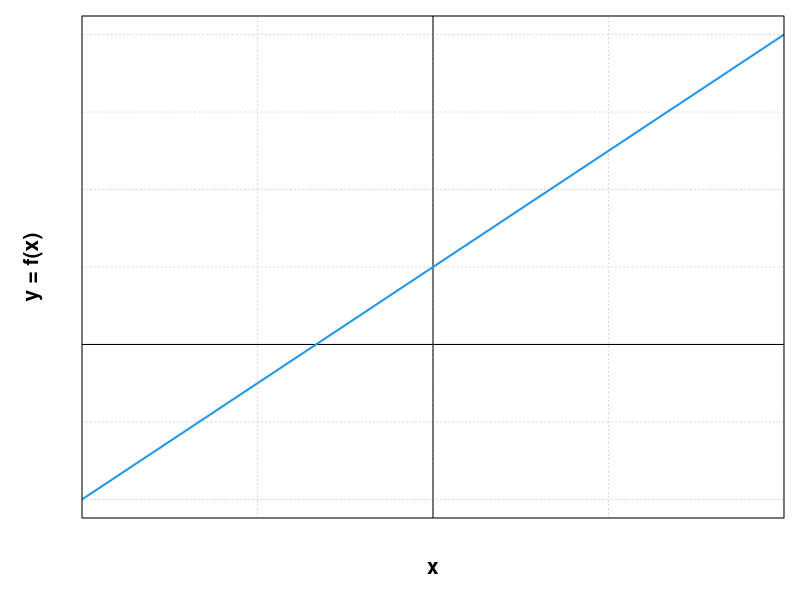
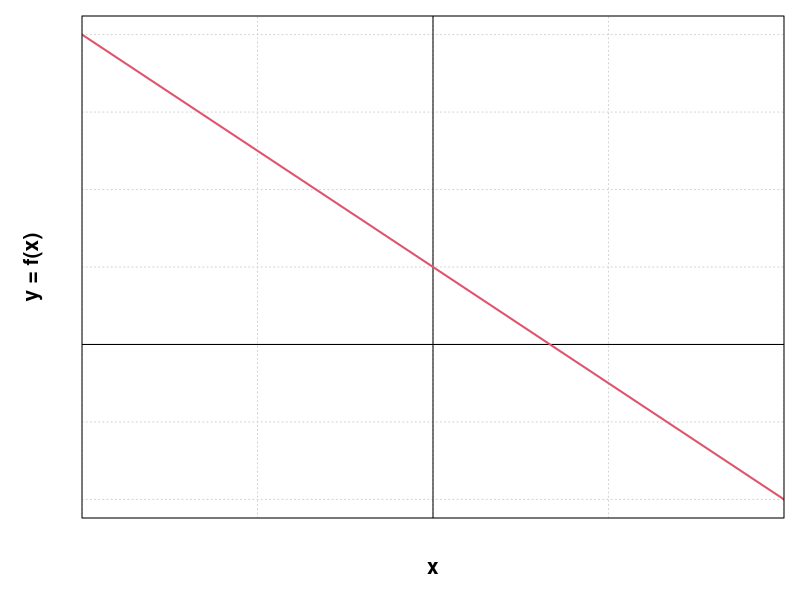
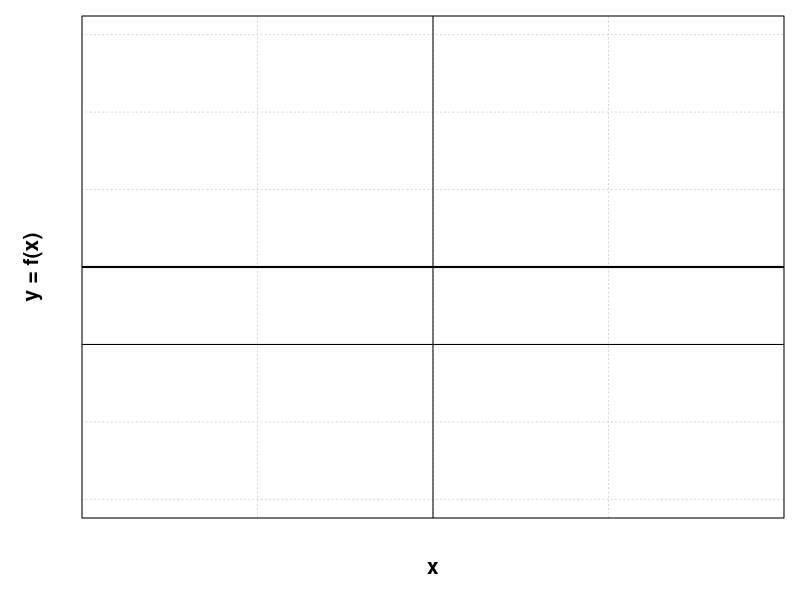
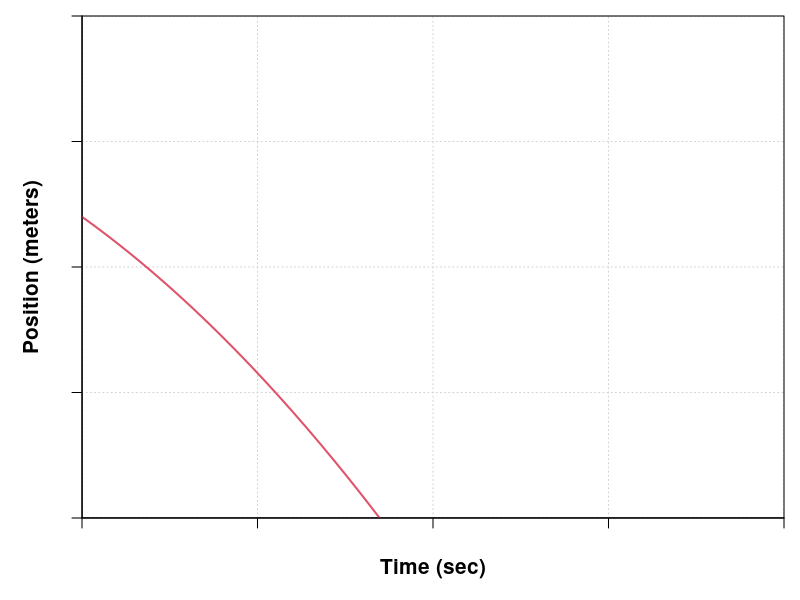
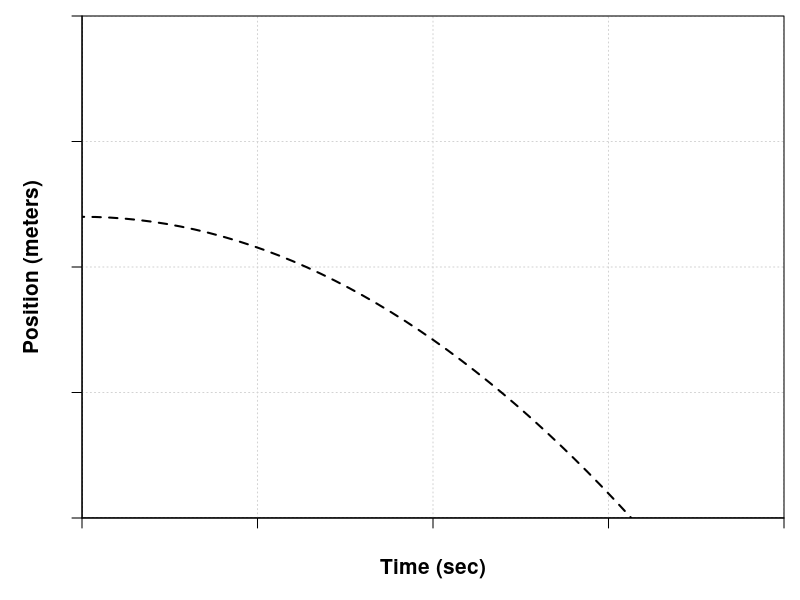
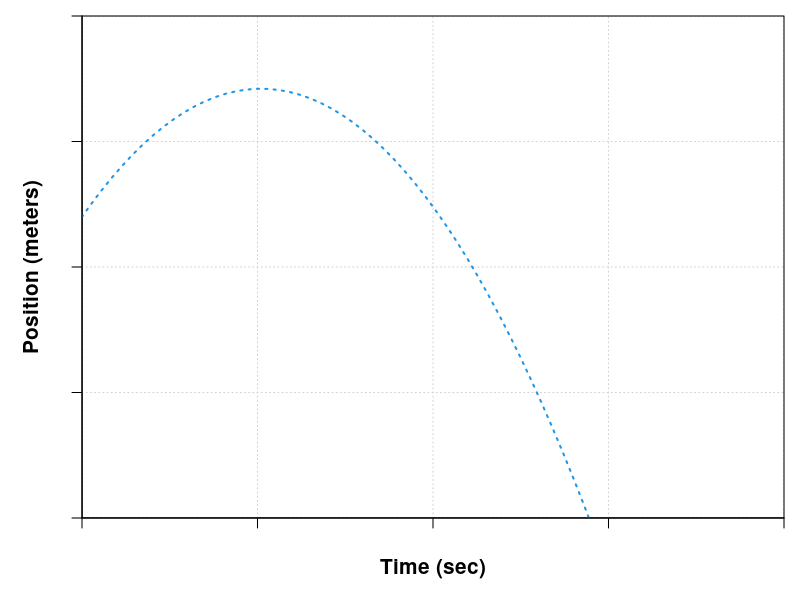
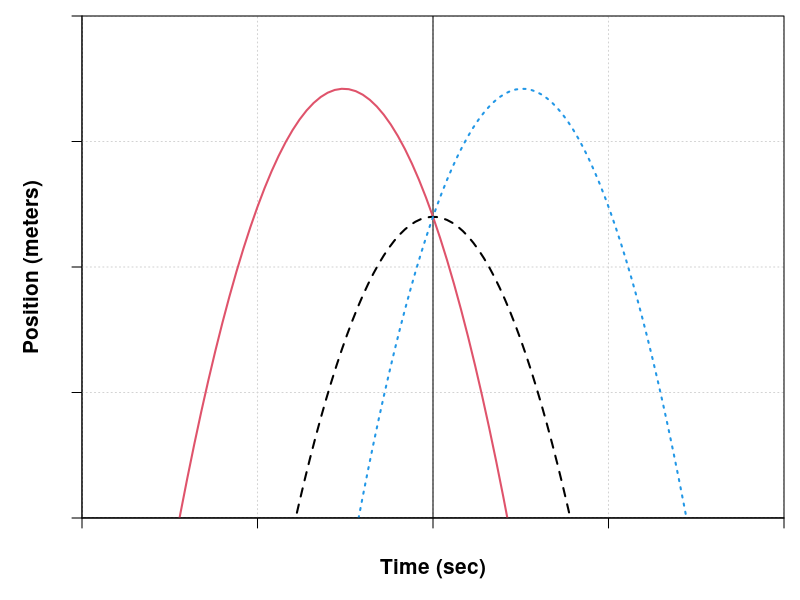
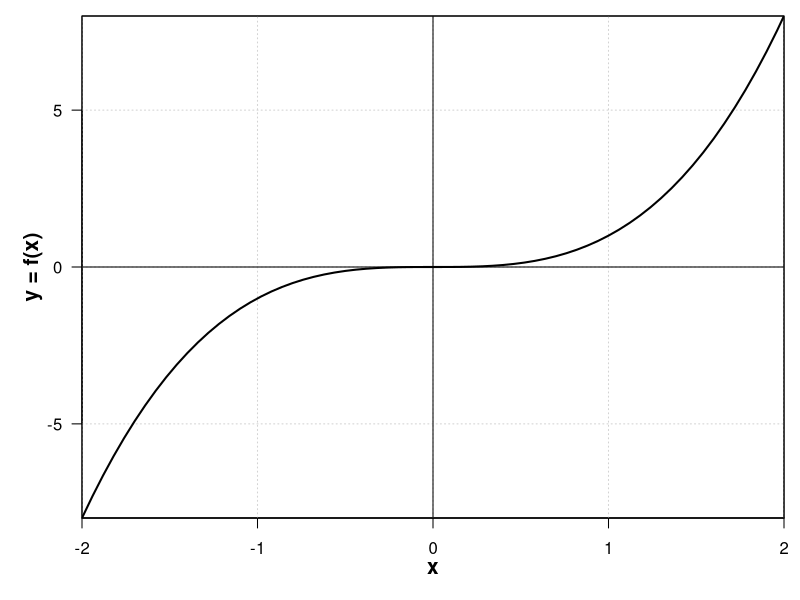

Generate these figures, in order, with R:
png("linear_up.png")
par(xaxs='i', mar=c(4.1, 4.1, 0.8, 0.8))
plot(NULL, xlim=c(-2, 2), ylim=c(-4, 8), las=1, xlab="", ylab="", axes=F)
mtext("x", 1, line=2, cex=1.25, font=2)
mtext("y = f(x)", 2, line=2, cex=1.25, font=2)

grid()
abline(h=0)
abline(v=0)
curve(2+3*x, from = -2, to = 2, ylim=c(-4, 8), lwd=2, add=T, col=4)
box()
dev.off()

png("linear_down.png")
par(xaxs='i', mar=c(4.1, 4.1, 0.8, 0.8))
plot(NULL, xlim=c(-2, 2), ylim=c(-4, 8), las=1, xlab="", ylab="", axes=F)
mtext("x", 1, line=2, cex=1.25, font=2)
mtext("y = f(x)", 2, line=2, cex=1.25, font=2)
grid()
abline(h=0)
abline(v=0)
curve(2-3*x, from = -2, to = 2, ylim=c(-4, 8), lwd=2, add=T, col=2)
box()
dev.off()

png("linear_flat.png")
par(xaxs='i', mar=c(4.1, 4.1, 0.8, 0.8))
plot(NULL, xlim=c(-2, 2), ylim=c(-4, 8), las=1, xlab="", ylab="", axes=F)
mtext("x", 1, line=2, cex=1.25, font=2)
mtext("y = f(x)", 2, line=2, cex=1.25, font=2)
grid()
abline(h=0)
abline(v=0)
curve(2+0*x, from = -2, to = 2, ylim=c(-4, 8), lwd=2, add=T)
box()
dev.off()

# # # # # # # # # # # # # # # # # # # # # # # # 

png("quadratic_down.png")
par(mar=c(4.1, 4.1, 0.8, 0.8), xaxs='i', yaxs='i')
plot(NULL, xlim=c(0, 2), ylim=c(0, 20), las=1, xlab="", ylab="", axes=F)
mtext("Time (sec)", 1, line=2, cex=1.25, font=2)
mtext("Position (meters)", 2, line=2, cex=1.25, font=2)
axis(1, labels=F)
axis(2, labels=F)
grid()
abline(h=0)
abline(v=0)
curve(-4.9*x**2-10*x+12, from = -2, to = 2, ylim=c(-4, 8), lwd=2, add=T, col=2, lty=1)
box()
dev.off()


png("quadratic_top.png")
par(mar=c(4.1, 4.1, 0.8, 0.8), xaxs='i', yaxs='i')
plot(NULL, xlim=c(0, 2), ylim=c(0, 20), las=1, xlab="", ylab="", axes=F)
mtext("Time (sec)", 1, line=2, cex=1.25, font=2)
mtext("Position (meters)", 2, line=2, cex=1.25, font=2)
axis(1, labels=F)
axis(2, labels=F)
grid()
abline(h=0)
abline(v=0)
curve(-4.9*x**2+0*x+12, from = -2, to = 2, ylim=c(-4, 8), lwd=2, add=T, col=1, lty=2)
box()
dev.off()

png("quadratic_up.png")
par(mar=c(4.1, 4.1, 0.8, 0.8), xaxs='i', yaxs='i')
plot(NULL, xlim=c(0, 4), ylim=c(0, 20), las=1, xlab="", ylab="", axes=F)
mtext("Time (sec)", 1, line=2, cex=1.25, font=2)
mtext("Position (meters)", 2, line=2, cex=1.25, font=2)
axis(1, labels=F)
axis(2, labels=F)
grid()
abline(h=0)
abline(v=0)
curve(-4.9*x**2+10*x+12, from = -2, to = 4, ylim=c(-4, 8), lwd=2, add=T, col=4, lty=3)
box()
dev.off()

png("quadratic_all.png")
par(mar=c(4.1, 4.1, 0.8, 0.8), xaxs='i', yaxs='i')
plot(NULL, xlim=c(-4, 4), ylim=c(0, 20), las=1, xlab="", ylab="", axes=F)
mtext("Time (sec)", 1, line=2, cex=1.25, font=2)
mtext("Position (meters)", 2, line=2, cex=1.25, font=2)
axis(1, labels=F)
axis(2, labels=F)
grid()
abline(h=0)
abline(v=0)
curve(-4.9*x**2-10*x+12, from = -4, to = 4, ylim=c(-4, 8), lwd=2, add=T, col=2, lty=1)
curve(-4.9*x**2+0*x+12, from = -2, to = 4, ylim=c(-4, 8), lwd=2, add=T, col=1, lty=2)
curve(-4.9*x**2+10*x+12, from = -2, to = 4, ylim=c(-4, 8), lwd=2, add=T, col=4, lty=3)
box()
dev.off()


# # # # # # # # # # # # # # # # # #

png("cubic_simple.png")
par(mar=c(4.1, 4.1, 0.8, 0.8), xaxs='i', yaxs='i')
plot(NULL, xlim=c(-2, 2), ylim=c(-8, 8), las=1, xlab="", ylab="", axes=T)
mtext("x", 1, line=2, cex=1.25, font=2)
mtext("y = f(x)", 2, line=2, cex=1.25, font=2)
# axis(1, labels=F)
# axis(2, labels=F)
grid()
abline(h=0)
abline(v=0)
curve(x**3, from = -2, to = 4, ylim=c(-4, 8), lwd=2, add=T)
box()
dev.off() 

png("cubic_factored.png")
par(mar=c(4.1, 4.1, 0.8, 0.8), xaxs='i', yaxs='i')
plot(NULL, xlim=c(-2, 2), ylim=c(-8, 8), las=1, xlab="", ylab="", axes=T)
mtext("x", 1, line=2, cex=1.25, font=2)
mtext("y = g(x)", 2, line=2, cex=1.25, font=2)
# axis(1, labels=F)
# axis(2, labels=F)
grid()
abline(h=0)
abline(v=0)
curve(x*(x-1)*(x+1), from = -2, to = 4, ylim=c(-4, 8), lwd=2, add=T)
box()
dev.off() 

# # # # # # # # # # # # # # # # # # # # # # # # # 
png("power_funs.png")
par(mar=c(4.1, 4.1, 0.8, 0.8), xaxs='i', yaxs='i')
plot(NULL, xlim=c(0, 2), ylim=c(0, 2), las=1, xlab="", ylab="", axes=T)
mtext("x", 1, line=2, cex=1.25, font=2)
mtext("y", 2, line=2, cex=1.25, font=2)
# axis(1, labels=F)
# axis(2, labels=F)
grid()
# abline(h=0)
# abline(v=0)
curve(x**0.5, from = -2, to = 4, ylim=c(-4, 8), n=1000, lwd=2, col=2, add=T, lty=1)
curve(x**1, from = -2, to = 4, ylim=c(-4, 8), lwd=2, col=1, add=T, lty=2)
curve(x**2, from = -2, to = 4, ylim=c(-4, 8), lwd=2, col=4, add=T, lty=3)
box()
legend("topleft", c(expression(f(x)==sqrt(x)), expression(g(x) == x), expression(h(x) == x**2)), col=c(2, 1, 4), lwd=2, bg="white", lty=c(1, 2, 3))
dev.off() 

# # # # # # # # # # # # # # # # # # # # # # # # # 
png("rats.png")
par(mar=c(4.1, 4.1, 0.8, 0.8), xaxs='i', yaxs='i')
plot(NULL, xlim=c(0, 10), ylim=c(0, 1), las=1, xlab="", ylab="", axes=T)
mtext("x", 1, line=2, cex=1.25, font=2)
mtext("y", 2, line=2, cex=1.25, font=2)
# axis(1, labels=F)
# axis(2, labels=F)
# abline(h=0)
# abline(v=0)
curve(x/(1+x), from = 0, to = 10, ylim=c(-4, 8), n=1000, lwd=2, col=2, add=T, lty=1)
curve(x/(1+x^2), from = 0, to = 10, ylim=c(-4, 8), lwd=2, col=1, add=T, lty=2)
legend("topleft", c(expression(f(x)==frac(x,1+x^2)), expression(g(x) == frac(1,1+x^2))), col=c(2, 1), lwd=2, bg="white", lty=c(1, 2), box.lwd=0)
grid()
box()
dev.off() 


# # # # # # # # # # # # # # # # # # # # # # # # # 
png("exps.png", width=960, height=480)
par(mfrow=c(1, 2), mar=c(4.1, 4.1, 0.8, 0.8), xaxs='i', yaxs='i')
plot(NULL, xlim=c(0, 2), ylim=c(0, 5), las=1, xlab="", ylab="", axes=T)
mtext("x", 1, line=2, cex=1.25, font=2)
mtext("y", 2, line=2, cex=1.25, font=2)
# axis(1, labels=F)
# axis(2, labels=F)
grid()
# abline(h=0)
# abline(v=0)
curve(10**x, from = -2, to = 4, ylim=c(-4, 8), n=1000, lwd=2, col=2, add=T, lty=1)
curve(exp(x), from = -2, to = 4, ylim=c(-4, 8), lwd=2, col=1, add=T, lty=2)
curve(2**x, from = -2, to = 4, ylim=c(-4, 8), lwd=2, col=4, add=T, lty=3)
box()
legend("topleft", c(expression(f(x)==10**x), expression(g(x) == e**x), expression(h(x) == 2**x)), col=c(2, 1, 4), lwd=2, bg="white", lty=c(1, 2, 3))
# dev.off() 

# png("exps2.png")
# par(mar=c(4.1, 4.1, 0.8, 0.8), xaxs='i', yaxs='i')
plot(NULL, xlim=c(0, 2), ylim=c(0, 5), las=1, xlab="", ylab="", axes=T)
mtext("x", 1, line=2, cex=1.25, font=2)
mtext("y", 2, line=2, cex=1.25, font=2)
# axis(1, labels=F)
# axis(2, labels=F)
grid()
# abline(h=0)
# abline(v=0)
curve(10**x, from = -2, to = 4, ylim=c(-4, 8), n=1000, lwd=2, col=2, add=T, lty=1)
curve(exp(x), from = -2, to = 4, ylim=c(-4, 8), lwd=2, col=1, add=T, lty=2)
curve(2**x, from = -2, to = 4, ylim=c(-4, 8), lwd=2, col=4, add=T, lty=3)
box()
legend("topleft", c(expression(f(x)==e**{2.3*x}), expression(g(x) == e**x), expression(h(x) == e**{0.6931*x})), col=c(2, 1, 4), lwd=2, bg="white", lty=c(1, 2, 3))
dev.off() 

# # # # # # # # # # # # # # # # # # # # # # # # # 
png("exp_decays.png", width=960, height=480)
par(mfrow=c(1, 2), mar=c(4.1, 4.1, 0.8, 0.8), xaxs='i', yaxs='i')
plot(NULL, xlim=c(0, 5), ylim=c(0, 1), las=1, xlab="", ylab="", axes=T)
mtext("x", 1, line=2, cex=1.25, font=2)
mtext("y", 2, line=2, cex=1.25, font=2)
# axis(1, labels=F)
# axis(2, labels=F)
grid()
abline(h=0)
abline(v=0)
curve(0.10**x, from = -2, to = 5, ylim=c(-4, 8), n=1000, lwd=2, col=2, add=T, lty=1)
curve(exp(-x), from = -2, to = 5, ylim=c(-4, 8), lwd=2, col=1, add=T, lty=2)
curve(0.8**x, from = -2, to = 5, ylim=c(-4, 8), lwd=2, col=4, add=T, lty=3)
box()
legend("topright", c(expression(f(x)==0.1**x), expression(g(x) == e**{-x}), expression(h(x) == 0.8**{x})), col=c(2, 1, 4), lwd=2, bg="white", lty=c(1, 2, 3))
# dev.off() 

# png("exps2.png")
# par(mar=c(4.1, 4.1, 0.8, 0.8), xaxs='i', yaxs='i')
plot(NULL, xlim=c(0, 5), ylim=c(0, 1), las=1, xlab="", ylab="", axes=T)
mtext("x", 1, line=2, cex=1.25, font=2)
mtext("y", 2, line=2, cex=1.25, font=2)
# axis(1, labels=F)
# axis(2, labels=F)
grid()
abline(h=0)
abline(v=0)
curve(0.10**x, from = -2, to = 5, ylim=c(-4, 8), n=1000, lwd=2, col=2, add=T, lty=1)
curve(exp(-x), from = -2, to = 5, ylim=c(-4, 8), lwd=2, col=1, add=T, lty=2)
curve(0.8**x, from = -2, to = 5, ylim=c(-4, 8), lwd=2, col=4, add=T, lty=3)
box()
legend("topright", c(expression(f(x)==e**{-2.30*x}), expression(g(x) == e**x), expression(h(x) == e**{-0.223*x})), col=c(2, 1, 4), lwd=2, bg="white", lty=c(1, 2, 3))
dev.off() 

